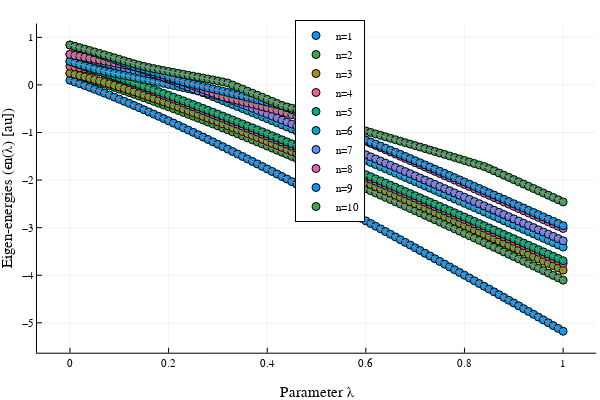

The cell this chart's notebook holds for it:
### Code cell
fig5=plot_eigenvalues(simulation_info_03,output_data_03,1:1:10;show_label=true)
display(fig5)
